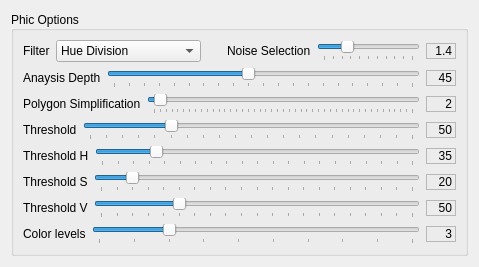
  <widget class="QWidget" name="tab1">
   <attribute name="title">
    <string>Graphic Config</string>
   </attribute>
   <layout class="QGridLayout" name="gridLayout_12">
    <item row="0" column="0">
     <widget class="QGroupBox" name="groupBox_2">
      <property name="sizePolicy">
       <sizepolicy hsizetype="Expanding" vsizetype="Expanding">
        <horstretch>1</horstretch>
        <verstretch>1</verstretch>
       </sizepolicy>
      </property>
      <property name="minimumSize">
       <size>
        <width>441</width>
        <height>240</height>
       </size>
      </property>
      <property name="maximumSize">
       <size>
        <width>16777215</width>
        <height>16777215</height>
       </size>
      </property>
      <property name="title">
       <string>Phic Options</string>
      </property>
      <property name="alignment">
       <set>Qt::AlignLeading|Qt::AlignLeft|Qt::AlignVCenter</set>
      </property>
      <layout class="QGridLayout" name="gridLayout">
       <item row="0" column="0">
        <layout class="QHBoxLayout" name="horizontalLayout_6">
         <item>
          <widget class="QLabel" name="label">
           <property name="sizePolicy">
            <sizepolicy hsizetype="Fixed" vsizetype="Preferred">
             <horstretch>0</horstretch>
             <verstretch>0</verstretch>
            </sizepolicy>
           </property>
           <property name="text">
            <string>Filter</string>
           </property>
          </widget>
         </item>
         <item>
          <widget class="QComboBox" name="filterSelComboBox">
           <property name="currentIndex">
            <number>3</number>
           </property>
           <item>
            <property name="text">
             <string>Threshold</string>
            </property>
           </item>
           <item>
            <property name="text">
             <string>Adaptative Threshold</string>
            </property>
           </item>
           <item>
            <property name="text">
             <string>Canny</string>
            </property>
           </item>
           <item>
            <property name="text">
             <string>Hue Division</string>
            </property>
           </item>
           <item>
            <property name="text">
             <string>Multiple Threshold</string>
            </property>
           </item>
          </widget>
         </item>
         <item>
          <spacer name="horizontalSpacer">
           <property name="orientation">
            <enum>Qt::Horizontal</enum>
           </property>
           <property name="sizeType">
            <enum>QSizePolicy::Expanding</enum>
           </property>
           <property name="sizeHint" stdset="0">
            <size>
             <width>20</width>
             <height>20</height>
            </size>
           </property>
          </spacer>
         </item>
         <item>
          <widget class="QLabel" name="label_4">
           <property name="text">
            <string>Noise Selection</string>
           </property>
          </widget>
         </item>
         <item>
          <widget class="QSlider" name="horizontalSlider_3">
           <property name="minimumSize">
            <size>
             <width>103</width>
             <height>0</height>
            </size>
           </property>
           <property name="maximum">
            <number>100</number>
           </property>
           <property name="singleStep">
            <number>1</number>
           </property>
           <property name="pageStep">
            <number>10</number>
           </property>
           <property name="value">
            <number>26</number>
           </property>
           <property name="sliderPosition">
            <number>26</number>
           </property>
           <property name="orientation">
            <enum>Qt::Horizontal</enum>
           </property>
           <property name="tickPosition">
            <enum>QSlider::TicksBelow</enum>
           </property>
           <property name="tickInterval">
            <number>10</number>
           </property>
          </widget>
         </item>
         <item>
          <widget class="QLabel" name="noiseLabel">
           <property name="sizePolicy">
            <sizepolicy hsizetype="Fixed" vsizetype="Fixed">
             <horstretch>0</horstretch>
             <verstretch>0</verstretch>
            </sizepolicy>
           </property>
           <property name="minimumSize">
            <size>
             <width>30</width>
             <height>0</height>
            </size>
           </property>
           <property name="maximumSize">
            <size>
             <width>30</width>
             <height>16777215</height>
            </size>
           </property>
           <property name="frameShape">
            <enum>QFrame::StyledPanel</enum>
           </property>
           <property name="text">
            <string>1.4</string>
           </property>
           <property name="alignment">
            <set>Qt::AlignRight|Qt::AlignTrailing|Qt::AlignVCenter</set>
           </property>
          </widget>
         </item>
        </layout>
       </item>
       <item row="2" column="0">
        <layout class="QHBoxLayout" name="horizontalLayout_7">
         <item>
          <widget class="QLabel" name="label_3">
           <property name="sizePolicy">
            <sizepolicy hsizetype="Fixed" vsizetype="Preferred">
             <horstretch>0</horstretch>
             <verstretch>0</verstretch>
            </sizepolicy>
           </property>
           <property name="text">
            <string>Polygon Simplification</string>
           </property>
          </widget>
         </item>
         <item>
          <widget class="QSlider" name="horizontalSlider_6">
           <property name="minimum">
            <number>1</number>
           </property>
           <property name="maximum">
            <number>45</number>
           </property>
           <property name="value">
            <number>2</number>
           </property>
           <property name="orientation">
            <enum>Qt::Horizontal</enum>
           </property>
           <property name="tickPosition">
            <enum>QSlider::TicksBelow</enum>
           </property>
           <property name="tickInterval">
            <number>1</number>
           </property>
          </widget>
         </item>
         <item>
          <widget class="QLabel" name="labelPolSimp">
           <property name="sizePolicy">
            <sizepolicy hsizetype="Fixed" vsizetype="Fixed">
             <horstretch>0</horstretch>
             <verstretch>0</verstretch>
            </sizepolicy>
           </property>
           <property name="minimumSize">
            <size>
             <width>30</width>
             <height>0</height>
            </size>
           </property>
           <property name="maximumSize">
            <size>
             <width>30</width>
             <height>16777215</height>
            </size>
           </property>
           <property name="frameShape">
            <enum>QFrame::StyledPanel</enum>
           </property>
           <property name="text">
            <string>2</string>
           </property>
           <property name="alignment">
            <set>Qt::AlignRight|Qt::AlignTrailing|Qt::AlignVCenter</set>
           </property>
          </widget>
         </item>
        </layout>
       </item>
       <item row="3" column="0">
        <layout class="QHBoxLayout" name="horizontalLayout_8">
         <item>
          <widget class="QLabel" name="label_2">
           <property name="text">
            <string>Threshold</string>
           </property>
          </widget>
         </item>
         <item>
          <widget class="QSlider" name="horizontalSlider_2">
           <property name="enabled">
            <bool>true</bool>
           </property>
           <property name="maximum">
            <number>200</number>
           </property>
           <property name="value">
            <number>50</number>
           </property>
           <property name="orientation">
            <enum>Qt::Horizontal</enum>
           </property>
           <property name="tickPosition">
            <enum>QSlider::TicksBelow</enum>
           </property>
           <property name="tickInterval">
            <number>10</number>
           </property>
          </widget>
         </item>
         <item>
          <widget class="QLabel" name="tLabel">
           <property name="enabled">
            <bool>true</bool>
           </property>
           <property name="sizePolicy">
            <sizepolicy hsizetype="Fixed" vsizetype="Fixed">
             <horstretch>0</horstretch>
             <verstretch>0</verstretch>
            </sizepolicy>
           </property>
           <property name="minimumSize">
            <size>
             <width>30</width>
             <height>0</height>
            </size>
           </property>
           <property name="maximumSize">
            <size>
             <width>30</width>
             <height>16777215</height>
            </size>
           </property>
           <property name="frameShape">
            <enum>QFrame::StyledPanel</enum>
           </property>
           <property name="text">
            <string>50</string>
           </property>
           <property name="alignment">
            <set>Qt::AlignRight|Qt::AlignTrailing|Qt::AlignVCenter</set>
           </property>
          </widget>
         </item>
        </layout>
       </item>
       <item row="4" column="0">
        <layout class="QHBoxLayout" name="horizontalLayout_9">
         <item>
          <widget class="QLabel" name="label_ThresholdH">
           <property name="text">
            <string>Threshold H</string>
           </property>
          </widget>
         </item>
         <item>
          <widget class="QSlider" name="horizontalSliderTH">
           <property name="enabled">
            <bool>true</bool>
           </property>
           <property name="maximum">
            <number>200</number>
           </property>
           <property name="value">
            <number>35</number>
           </property>
           <property name="orientation">
            <enum>Qt::Horizontal</enum>
           </property>
           <property name="tickPosition">
            <enum>QSlider::TicksBelow</enum>
           </property>
           <property name="tickInterval">
            <number>10</number>
           </property>
          </widget>
         </item>
         <item>
          <widget class="QLabel" name="labelThresholdH">
           <property name="sizePolicy">
            <sizepolicy hsizetype="Fixed" vsizetype="Fixed">
             <horstretch>0</horstretch>
             <verstretch>0</verstretch>
            </sizepolicy>
           </property>
           <property name="minimumSize">
            <size>
             <width>30</width>
             <height>0</height>
            </size>
           </property>
           <property name="frameShape">
            <enum>QFrame::StyledPanel</enum>
           </property>
           <property name="text">
            <string>35</string>
           </property>
           <property name="alignment">
            <set>Qt::AlignRight|Qt::AlignTrailing|Qt::AlignVCenter</set>
           </property>
          </widget>
         </item>
        </layout>
       </item>
       <item row="5" column="0">
        <layout class="QHBoxLayout" name="horizontalLayout_10">
         <item>
          <widget class="QLabel" name="label_ThresholdS">
           <property name="text">
            <string>Threshold S</string>
           </property>
          </widget>
         </item>
         <item>
          <widget class="QSlider" name="horizontalSliderTS">
           <property name="enabled">
            <bool>true</bool>
           </property>
           <property name="maximum">
            <number>200</number>
           </property>
           <property name="value">
            <number>20</number>
           </property>
           <property name="orientation">
            <enum>Qt::Horizontal</enum>
           </property>
           <property name="tickPosition">
            <enum>QSlider::TicksBelow</enum>
           </property>
           <property name="tickInterval">
            <number>10</number>
           </property>
          </widget>
         </item>
         <item>
          <widget class="QLabel" name="labelThresholdS">
           <property name="sizePolicy">
            <sizepolicy hsizetype="Fixed" vsizetype="Fixed">
             <horstretch>0</horstretch>
             <verstretch>0</verstretch>
            </sizepolicy>
           </property>
           <property name="minimumSize">
            <size>
             <width>30</width>
             <height>0</height>
            </size>
           </property>
           <property name="frameShape">
            <enum>QFrame::StyledPanel</enum>
           </property>
           <property name="text">
            <string>20</string>
           </property>
           <property name="alignment">
            <set>Qt::AlignRight|Qt::AlignTrailing|Qt::AlignVCenter</set>
           </property>
          </widget>
         </item>
        </layout>
       </item>
       <item row="6" column="0">
        <layout class="QHBoxLayout" name="horizontalLayout_11">
         <item>
          <widget class="QLabel" name="label_ThresholdV">
           <property name="text">
            <string>Threshold V</string>
           </property>
          </widget>
         </item>
         <item>
          <widget class="QSlider" name="horizontalSliderTV">
           <property name="enabled">
            <bool>true</bool>
           </property>
           <property name="maximum">
            <number>200</number>
           </property>
           <property name="value">
            <number>50</number>
           </property>
           <property name="orientation">
            <enum>Qt::Horizontal</enum>
           </property>
           <property name="tickPosition">
            <enum>QSlider::TicksBelow</enum>
           </property>
           <property name="tickInterval">
            <number>10</number>
           </property>
          </widget>
         </item>
         <item>
          <widget class="QLabel" name="labelThresholdV">
           <property name="sizePolicy">
            <sizepolicy hsizetype="Fixed" vsizetype="Fixed">
             <horstretch>0</horstretch>
             <verstretch>0</verstretch>
            </sizepolicy>
           </property>
           <property name="minimumSize">
            <size>
             <width>30</width>
             <height>0</height>
            </size>
           </property>
           <property name="frameShape">
            <enum>QFrame::StyledPanel</enum>
           </property>
           <property name="text">
            <string>50</string>
           </property>
           <property name="alignment">
            <set>Qt::AlignRight|Qt::AlignTrailing|Qt::AlignVCenter</set>
           </property>
          </widget>
         </item>
        </layout>
       </item>
       <item row="7" column="0">
        <layout class="QHBoxLayout" name="horizontalLayout">
         <item>
          <widget class="QLabel" name="label_ColorLevels">
           <property name="text">
            <string>Color levels</string>
           </property>
          </widget>
         </item>
         <item>
          <widget class="QSlider" name="horizontalSlider_colorLevels">
           <property name="minimum">
            <number>1</number>
           </property>
           <property name="maximum">
            <number>10</number>
           </property>
           <property name="value">
            <number>3</number>
           </property>
           <property name="orientation">
            <enum>Qt::Horizontal</enum>
           </property>
           <property name="tickPosition">
            <enum>QSlider::TicksBelow</enum>
           </property>
           <property name="tickInterval">
            <number>1</number>
           </property>
          </widget>
         </item>
         <item>
          <widget class="QLabel" name="labelColorLevels">
           <property name="sizePolicy">
            <sizepolicy hsizetype="Fixed" vsizetype="Fixed">
             <horstretch>0</horstretch>
             <verstretch>0</verstretch>
            </sizepolicy>
           </property>
           <property name="minimumSize">
            <size>
             <width>30</width>
             <height>0</height>
            </size>
           </property>
           <property name="frameShape">
            <enum>QFrame::StyledPanel</enum>
           </property>
           <property name="text">
            <string>3</string>
           </property>
           <property name="alignment">
            <set>Qt::AlignRight|Qt::AlignTrailing|Qt::AlignVCenter</set>
           </property>
          </widget>
         </item>
        </layout>
       </item>
       <item row="1" column="0">
        <layout class="QHBoxLayout" name="horizontalLayout_2">
         <item>
          <widget class="QLabel" name="label_analysisDepth">
           <property name="text">
            <string>Anaysis Depth</string>
           </property>
          </widget>
         </item>
         <item>
          <widget class="QSlider" name="horizontalSlider_AnalisisDepth">
           <property name="maximum">
            <number>100</number>
           </property>
           <property name="sliderPosition">
            <number>45</number>
           </property>
           <property name="orientation">
            <enum>Qt::Horizontal</enum>
           </property>
           <property name="tickPosition">
            <enum>QSlider::TicksBelow</enum>
           </property>
           <property name="tickInterval">
            <number>5</number>
           </property>
          </widget>
         </item>
         <item>
          <widget class="QLabel" name="labelAnalysisDepth">
           <property name="sizePolicy">
            <sizepolicy hsizetype="Fixed" vsizetype="Fixed">
             <horstretch>0</horstretch>
             <verstretch>0</verstretch>
            </sizepolicy>
           </property>
           <property name="minimumSize">
            <size>
             <width>30</width>
             <height>0</height>
            </size>
           </property>
           <property name="frameShape">
            <enum>QFrame::StyledPanel</enum>
           </property>
           <property name="text">
            <string>45</string>
           </property>
           <property name="alignment">
            <set>Qt::AlignRight|Qt::AlignTrailing|Qt::AlignVCenter</set>
           </property>
          </widget>
         </item>
        </layout>
       </item>
      </layout>
     </widget>
    </item>
   </layout>
  </widget>
